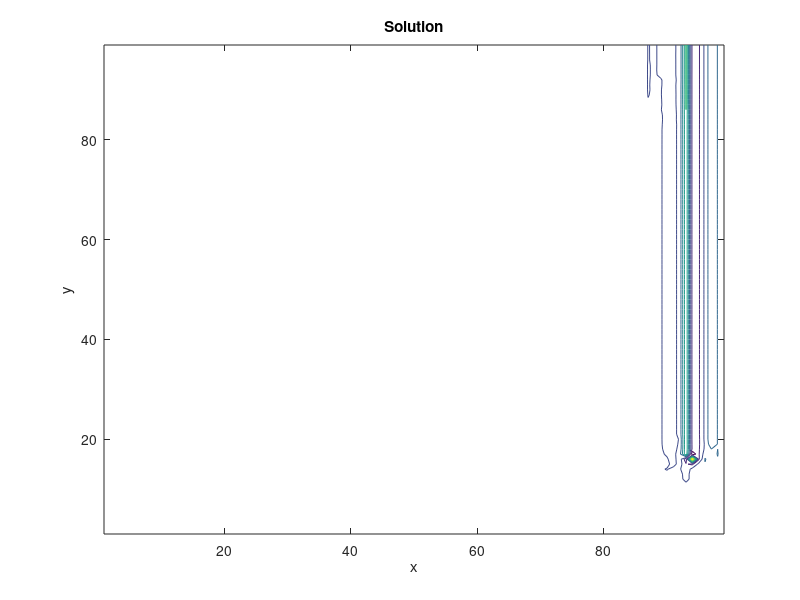

MATLAB code for this plot:
clear;close all;clc;

% D2Q9 solver

% Numerical input parameters.
nodes = [100, 100]; % x nodes, y nodes.
dh = 1; % dh = dx = dy.
timesteps = 100;
dt = 1; % timestep.

% Physical input parameters.
u0 = 0.1;
v0 = 0.0;
rho0 = 5;
alpha = 0.01;
Re = u0*nodes(1)/alpha;
disp(['Reynolds number: ' num2str(Re)]);

% Lattice link constants.
w = zeros(9,1);
w(1) = 4/9;
w(2:5) = 1/9;
w(6:9) = 1/36;
c = zeros(9,2);
c(1,:) = [0, 0];
c(2,:) = [1, 0];
c(3,:) = [0, 1];
c(4,:) = [-1, 0];
c(5,:) = [0, -1];
c(6,:) = [1, 1];
c(7,:) = [-1, 1];
c(8,:) = [-1, -1];
c(9,:) = [1, -1];

% Derived inputs.
omega = 1 / ( 3*alpha + 0.5 );

% Initialize.
rho = rho0*ones(nodes(2),nodes(1));
u = u0*ones(nodes(2),nodes(1));
v = v0*ones(nodes(2),nodes(1));
f = zeros(nodes(2),nodes(1),9);
feq = zeros(nodes(2),nodes(1),9);

% Main loop.
reconstruction_time = 0;
collision_time = 0;
streaming_time = 0;
bc_time = 0;
for iter = 1:timesteps
    disp(['Running timestep ' num2str(iter)]);
    % Collision.
    tic;
    t1 = u.*u + v.*v;
    for k = 1:9
        t2 = c(k,1)*u + c(k,2)*v;
        feq(:,:,k) = w(k)*rho.*(1 + 3*t2 + 4.5*t2.^2 - 1.5*t1);
        f(:,:,k) = omega*feq(:,:,k)+(1-omega)*f(:,:,k);
    end
    collision_time = collision_time + toc;
    % Streaming.
    tic;
    f(:,2:end,2) = f(:,1:end-1,2); % East vector.
    f(2:end,:,3) = f(1:end-1,:,3); % North vector.
    f(:,1:end-1,4) = f(:,2:end,4); % West vector.
    f(1:end-1,:,5) = f(2:end,:,5); % South vector.
    f(2:end,2:end,6) = f(1:end-1,1:end-1,6); % Northeast vector.
    f(2:end,1:end-1,7) = f(1:end-1,2:end,7); % Northwest vector.
    f(1:end-1,1:end-1,8) = f(2:end,2:end,8); % Southwest vector.
    f(1:end-1,2:end,9) = f(2:end,1:end-1,9); % Southeast vector.
    streaming_time = streaming_time + toc;
    % BC.
    tic;
    
%     u_east = -1 + ( f(:,end,1) + f(:,end,3) + f(:,end,5) + ...
%         2*( f(:,end,2) + f(:,end,6) + f(:,end,9) ) ) / rho0;
%     f(:,end,4) = f(:,end,2) - ...
%         2/3 * rho0 * u_east; % East outlet (known pressure / density).
%     f(:,end,8) = f(:,end,6) + 0.5*( f(:,end,3) - f(:,end,5) ) - ...
%         1/6 * rho0 * u_east; % East outlet (known pressure / density).
%     f(:,end,7) = f(:,end,9) - 0.5*( f(:,end,3) - f(:,end,5) ) - ...
%         1/6 * rho0 * u_east; % East outlet (known pressure / density).
%     
%     v_north = -1 + ( f(end,:,1) + f(end,:,2) + f(end,:,4) + ...
%         2*( f(end,:,3) + f(end,:,6) + f(end,:,7) ) ) / rho0;
%     f(end,:,5) = f(end,:,3) - ...
%         2/3 * rho0 * v_north; % North outlet (known pressure / density).
%     f(end,:,9) = f(end,:,7) - 0.5*( f(end,:,2) - f(end,:,4) ) - ...
%         1/6 * rho0 * v_north; % North outlet (known pressure / density).
%     f(end,:,8) = f(end,:,6) + 0.5*( f(end,:,2) - f(end,:,4) ) - ...
%         1/6 * rho0 * v_north; % North outlet (known pressure / density).
    
    rho_west = ( 1 / ( 1 - u0 ) ) * ...
        f(:,1,1) + f(:,1,3) + f(:,1,5) + ...
        2*( f(:,1,4) + f(:,1,7) + f(:,1,8) );
    f(:,1,2) = f(:,1,4) + 2 / 3 * u0 * rho_west; % West inlet.
    f(:,1,6) = f(:,1,8) - 0.5 * ( f(:,1,3) - f(:,1,5) ) + ...
        ( u0/6 + v0/2 )* rho_west; % West inlet.
    f(:,1,9) = f(:,1,7) + 0.5 * ( f(:,1,3) - f(:,1,5) ) + ...
        ( u0/6 - v0/2 )* rho_west; % West inlet.
    
    rho_south = ( 1 / ( 1 - v0 ) ) * ...
        f(1,:,1) + f(1,:,2) + f(1,:,4) + ...
        2*( f(1,:,5) + f(1,:,8) + f(1,:,9) );
    f(1,:,3) = f(1,:,5) + 2 / 3 * v0 * rho_south; % South inlet.
    f(1,:,6) = f(1,:,8) - 0.5 * ( f(1,:,2) - f(1,:,4) ) + ...
        ( v0/6 + u0/2 ) * rho_south; % South inlet.
    f(1,:,7) = f(1,:,9) + 0.5 * ( f(1,:,2) - f(1,:,4) ) + ...
        ( v0/6 - u0/2 ) * rho_south; % South inlet.

    rho_east = ( 1 / ( 1 + u0 ) ) * ...
        f(:,end,1) + f(:,end,3) + f(:,end,5) + ...
        2*( f(:,end,2) + f(:,end,6) + f(:,end,9) );
    f(:,end,4) = f(:,end,2) - 2 / 3 * u0 * rho_east; % East inlet.
    f(:,end,8) = f(:,end,6) + 0.5 * ( f(:,end,3) - f(:,end,5) ) + ...
        ( -u0/6 - v0/2 )* rho_east; % East inlet.
    f(:,end,7) = f(:,end,9) - 0.5 * ( f(:,end,3) - f(:,end,5) ) + ...
        ( -u0/6 + v0/2 )* rho_east; % East inlet.
    
    rho_north = ( 1 / ( 1 + v0 ) ) * ...
        f(end,:,1) + f(end,:,2) + f(end,:,4) + ...
        2*( f(end,:,3) + f(end,:,7) + f(end,:,6) );
    f(end,:,5) = f(end,:,3) - 2 / 3 * v0 * rho_north; % North inlet.
    f(end,:,9) = f(end,:,7) - 0.5 * ( f(end,:,2) - f(end,:,4) ) + ...
        ( -v0/6 + u0/2 ) * rho_north; % North inlet.
    f(end,:,8) = f(end,:,6) + 0.5 * ( f(end,:,2) - f(end,:,4) ) + ...
        ( -v0/6 - u0/2 ) * rho_north; % North inlet.
    
    
    bc_time = bc_time + toc;
    % Density and velocity reconstruction.
    tic;
    rho = sum(f,3);
    rho(:,1) = rho_west;
    rho(1,:) = rho_south;
%     rho(end,2:end) = rho0;
%     rho(2:end,end) = rho0;
%     u(2:end,2:end) = 0;
%     v(2:end,2:end) = 0;
%     for k = 1:9
%         u(2:end,2:end) = u(2:end,2:end) + c(k,1)*f(2:end,2:end,k);
%         v(2:end,2:end) = v(2:end,2:end) + c(k,2)*f(2:end,2:end,k);
%     end
%     u(2:end,2:end) = u(2:end,2:end) ./ rho(2:end,2:end);
%     v(2:end,2:end) = v(2:end,2:end) ./ rho(2:end,2:end);
    rho(end,:) = rho_north;
    rho(:,end) = rho_east;
    u(2:end-1,2:end-1) = 0;
    v(2:end-1,2:end-1) = 0;
    for k = 1:9
        u(2:end-1,2:end-1) = u(2:end-1,2:end-1) + c(k,1)*f(2:end-1,2:end-1,k);
        v(2:end-1,2:end-1) = v(2:end-1,2:end-1) + c(k,2)*f(2:end-1,2:end-1,k);
    end
    u(2:end-1,2:end-1) = u(2:end-1,2:end-1) ./ rho(2:end-1,2:end-1);
    v(2:end-1,2:end-1) = v(2:end-1,2:end-1) ./ rho(2:end-1,2:end-1);
    reconstruction_time = reconstruction_time + toc;
end

% Timing outputs.
total_time = reconstruction_time + collision_time + streaming_time + bc_time;
disp(['Solution reconstruction time (s): ' num2str(reconstruction_time)]);
disp(['Collision time (s): ' num2str(collision_time)]);
disp(['Streaming time (s): ' num2str(streaming_time)]);
disp(['BC time (s): ' num2str(bc_time)]);
disp(['Solution reconstruction fraction: ' num2str(reconstruction_time/total_time)]);
disp(['Collision fraction: ' num2str(collision_time/total_time)]);
disp(['Streaming fraction: ' num2str(streaming_time/total_time)]);
disp(['BC fraction: ' num2str(bc_time/total_time)]);

% Streamfunction calculation.
strf = zeros(nodes(2),nodes(1));
for i = 2:nodes(1)
    rho_av = 0.5*( rho(1,i-1) + rho(1,i) );
    strf(1,i) = strf(1,i-1) - 0.5*rho_av*( v(1,i-1) + v(1,i) );
    for j = 2:nodes(2)
        rho_m = 0.5 * ( rho(j,i) + rho(j-1,i) );
        strf(j,i) = strf(j-1,i) + 0.5*rho_m*( u(j-1,i) + u(j,i) );
    end
end

% % Plotting results!
figure;
L = dh*[nodes(1)-1, nodes(2)-1] ; % x , y dimensions of physical domain.
x = linspace(0,L(1),nodes(1))';
y = linspace(0,L(2),nodes(2))';
[X, Y] = meshgrid(x,y);
contour(X(2:end,2:end), Y(2:end,2:end), strf(2:end,2:end));
title('Solution');
xlabel('x');
ylabel('y');


